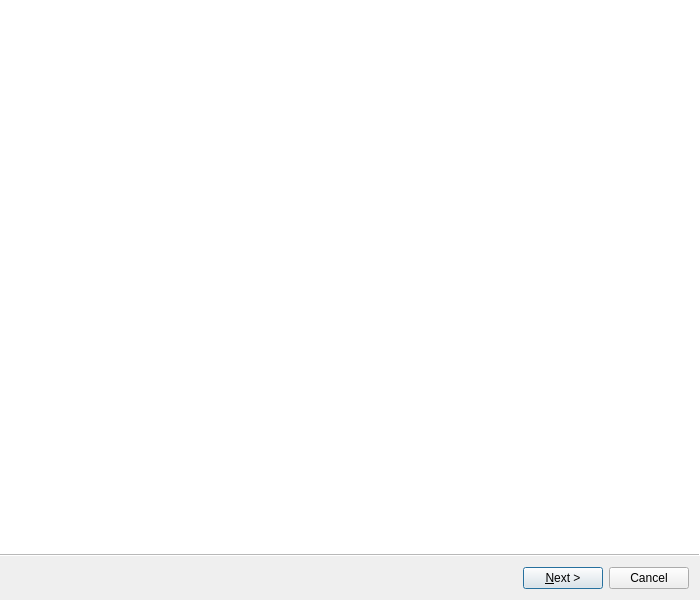
<?xml version="1.0" encoding="UTF-8"?>
<ui version="4.0">
 <author>Thomas Vogt</author>
 <class>Arinc615aDlaQt::InformationOperationWizard</class>
 <widget class="QWizard" name="Arinc615aDlaQt::InformationOperationWizard">
  <property name="windowModality">
   <enum>Qt::ApplicationModal</enum>
  </property>
  <property name="geometry">
   <rect>
    <x>0</x>
    <y>0</y>
    <width>700</width>
    <height>600</height>
   </rect>
  </property>
  <property name="windowTitle">
   <string>Information Operation</string>
  </property>
  <property name="windowIcon">
   <iconset resource="../resources/arinc_615a_dla_qt_resources.qrc">
    <normaloff>:/arinc615a_information_operation_icon.svg</normaloff>:/arinc615a_information_operation_icon.svg</iconset>
  </property>
  <property name="wizardStyle">
   <enum>QWizard::ModernStyle</enum>
  </property>
  <property name="options">
   <set>QWizard::NoBackButtonOnLastPage|QWizard::NoBackButtonOnStartPage</set>
  </property>
  <widget class="Arinc615aDlaQt::InformationOperationSettingsPage" name="settings"/>
  <widget class="Arinc615aDlaQt::InformationOperationStatusPage" name="status"/>
  <widget class="Arinc615aDlaQt::InformationOperationCompletedPage" name="completed"/>
 </widget>
 <customwidgets>
  <customwidget>
   <class>Arinc615aDlaQt::InformationOperationStatusPage</class>
   <extends>QWizardPage</extends>
   <header location="global">arinc_615a_dla_qt/information/InformationOperationStatusPage.hpp</header>
   <container>1</container>
  </customwidget>
  <customwidget>
   <class>Arinc615aDlaQt::InformationOperationCompletedPage</class>
   <extends>QWizardPage</extends>
   <header location="global">arinc_615a_dla_qt/information/InformationOperationCompletedPage.hpp</header>
   <container>1</container>
  </customwidget>
  <customwidget>
   <class>Arinc615aDlaQt::InformationOperationSettingsPage</class>
   <extends>QWizardPage</extends>
   <header location="global">arinc_615a_dla_qt/information/InformationOperationSettingsPage.hpp</header>
   <container>1</container>
  </customwidget>
 </customwidgets>
 <resources>
  <include location="../resources/arinc_615a_dla_qt_resources.qrc"/>
 </resources>
 <connections/>
</ui>
